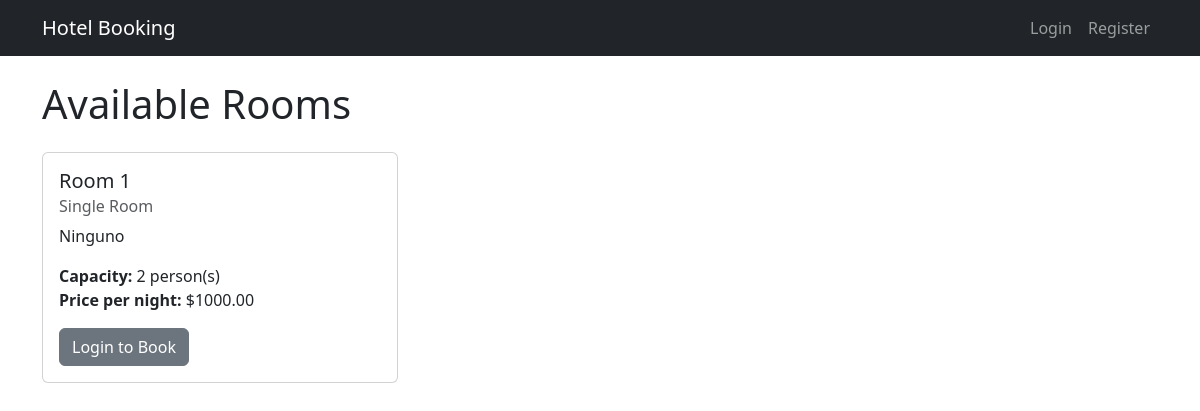
The page / on the database its author committed.
### bookings/models.py (models this page shows, shortened)
class Room(models.Model):
    ROOM_TYPES = [
        ('SINGLE', 'Single Room'),
        ('DOUBLE', 'Double Room'),
        ('SUITE', 'Suite'),
    ]
    number = models.CharField(max_length=10, unique=True)
    room_type = models.CharField(max_length=10, choices=ROOM_TYPES)
    price_per_night = models.DecimalField(max_digits=10, decimal_places=2)
    capacity = models.IntegerField()
    description = models.TextField()
    is_available = models.BooleanField(default=True)

### bookings/views.py (the view)
# urls.py: path('', views.room_list, name='room_list'),
def room_list(request):
    rooms = Room.objects.filter(is_available=True)
    return render(request, 'bookings/room_list.html', {'rooms': rooms})

### bookings/templates/bookings/room_list.html (shortened to what this page needs)
{% extends 'bookings/base.html' %}
{% block content %}
<h1 class="mb-4">Available Rooms</h1>
<div class="row">
    {% for room in rooms %}
    <div class="col-md-4 mb-4">
        <div class="card">
            <div class="card-body">
                <h5 class="card-title">Room {{ room.number }}</h5>
                <h6 class="card-subtitle mb-2 text-muted">{{ room.get_room_type_display }}</h6>
                <p class="card-text">{{ room.description }}</p>
                <ul class="list-unstyled">
                    <li><strong>Capacity:</strong> {{ room.capacity }} person(s)</li>
                    <li><strong>Price per night:</strong> ${{ room.price_per_night }}</li>
                </ul>
                {% if user.is_authenticated %}
                    <a href="{% url 'bookings:book_room' room.id %}" class="btn btn-primary">Book Now</a>
                {% else %}
                    <a href="{% url 'login' %}" class="btn btn-secondary">Login to Book</a>
                {% endif %}
            </div>
        </div>
    </div>
    {% empty %}
    <div class="col-12">
        <p class="text-center">No rooms available at the moment.</p>
    </div>
    {% endfor %}
</div>
{% endblock %}

### rows shown on the page
Room: number "1", room_type "Single Room", description "Ninguno", capacity "2", price_per_night "1000.00"
